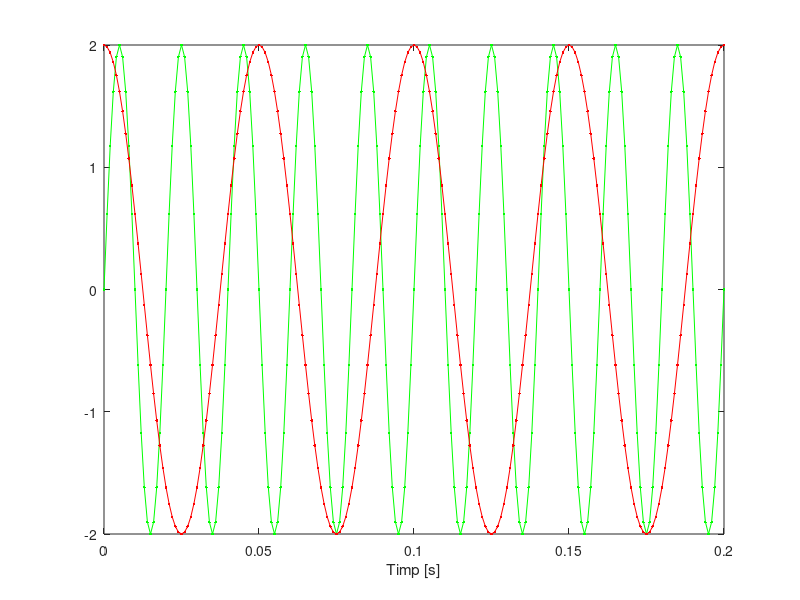

Reproduce this figure in MATLAB.
function t1_ex5_Tudor_Sorina()
    F = 50;
    timp = 0:0.001:0.2;
   % t = 0:0.01:0.2;
   % t = 0:0.0002:0.2;
    s = 2*sin(2*pi*F*timp);
    plot(timp,s,'.-g'),xlabel('Timp [s]'),grid
    hold on;
    
    F_c = 20;
    c = 2*cos(2*pi*F_c*timp);
    plot(timp,c,'.-r'),xlabel('Timp [s]'),grid
    
    
end